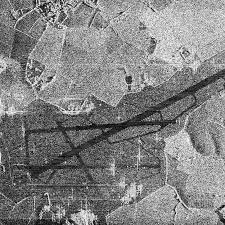
#> input picture dz_3/sar_3.jpg, 225 x 225 px
$ jupyter execute dz_3.ipynb
#> lines starting #> are read from the running program, lines starting #| are printed output that depends on the picture; after the words box and inside, x2 and y2 are one past the last pixel; in counts of white or black regions, pixels touching at a corner belong together
[cell 1]
import numpy as np
import cv2
import matplotlib.pyplot as plt
import math
from skimage.metrics import structural_similarity, mean_squared_error

[cell 2]
image = cv2.imread('sar_3.jpg')
#> image is the input picture: shape (225, 225, 3); min 0, max 255, mean 130.6
image_gray = cv2.cvtColor(image, cv2.COLOR_BGR2GRAY)

[cell 3]
# 1. Найти наиболее протяженный участок (линии Хафа)
bin_img = np.copy(image_gray)
threshold_value = 80
bin_img[image_gray < threshold_value] = 0
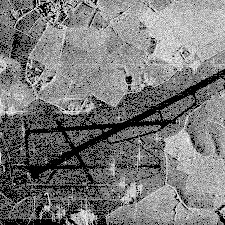
#> bin_img: shape (225, 225); min 0, max 255, mean 121.2
bin_img[image_gray >= threshold_value] = 255
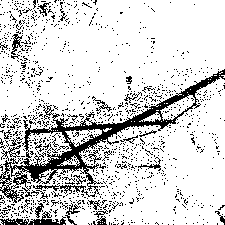
#> bin_img: shape (225, 225); 83.1% white; black in thin lines or dots

canny = cv2.Canny(bin_img, 0, 250, apertureSize=3)
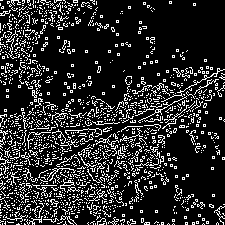
#> canny: shape (225, 225); 16.7% white in thin lines or dots
lines = cv2.HoughLines(canny, 1, np.pi / 180, threshold=110)
#> lines = [[172, 1.08]]

image_with_lines = image.copy()
max_length = 0
longest_line_params = None

if lines is not None:
    for i in range(len(lines)):
        rho = lines[i][0][0]
        theta = lines[i][0][1]
        a = math.cos(theta)
        b = math.sin(theta)
        x0 = a * rho
        y0 = b * rho

        pt1_temp = (int(x0 + 2000 * (-b)), int(y0 + 2000 * (a)))
        pt2_temp = (int(x0 - 2000 * (-b)), int(y0 - 2000 * (a)))
        length = math.sqrt((pt2_temp[0] - pt1_temp[0]) ** 2 + (pt2_temp[1] - pt1_temp[1]) ** 2)

        if length > max_length:
            max_length = length
            longest_line_params = (rho, theta)
#> this loop made 1 pass
#> (rho, theta, a, b, x0, y0, pt1_temp, pt2_temp) on pass 1: (172, 1.08, 0.469, 0.883, 80.75, 151.9, (-1685, 1090), (1846, -787))
#> after the loop, max_length = 3998.9

if longest_line_params is not None:
    rho, theta = longest_line_params
    a = math.cos(theta)
    b = math.sin(theta)
    x0 = a * rho
    y0 = b * rho

    pt1 = (int(x0 + 2000 * (-b)), int(y0 + 2000 * (a)))
#> pt1 = (-1685, 1090)
    pt2 = (int(x0 - 2000 * (-b)), int(y0 - 2000 * (a)))
#> pt2 = (1846, -787)

    cv2.line(image_with_lines, pt1, pt2, (0, 0, 255), 3, cv2.LINE_AA)
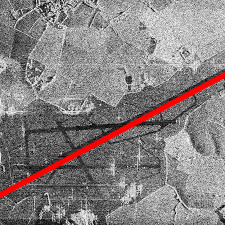
#> image_with_lines: shape (225, 225, 3); 3.35% of pixels changed, all inside (x1, y1, x2, y2) = (0, 71, 225, 199)
    print(f"Найдена линия длиной: {max_length:.2f} пикселей")
#| Найдена линия длиной: 3998.89 пикселей

[cell 4]
# 2. Исследование алгоритмов бинаризации для выделения дорожной полосы
_, thresh_otsu = cv2.threshold(image_gray, 0, 255, cv2.THRESH_BINARY + cv2.THRESH_OTSU)
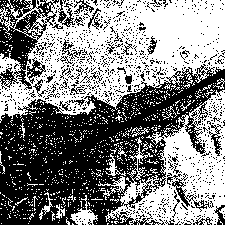
#> thresh_otsu: shape (225, 225); 51.4% white; 1013 black regions (974 under 20 px), largest, box (x1, y1, x2, y2) and area: (0, 64, 225, 225) 17840, (0, 0, 59, 90) 2187, (167, 173, 214, 212) 328
thresh_adaptive = cv2.adaptiveThreshold(image_gray, 255, cv2.ADAPTIVE_THRESH_GAUSSIAN_C,
                                        cv2.THRESH_BINARY, 51, 10)
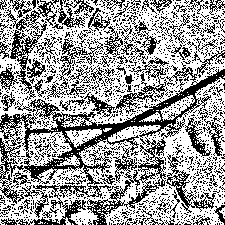
#> thresh_adaptive: shape (225, 225); 60.9% white; black in thin lines or dots

road_mask = thresh_adaptive == 0
#> road_mask: shape (225, 225) bool; 39.1% white in thin lines or dots
image_road = image.copy()
image_road[road_mask] = [0, 255, 0]
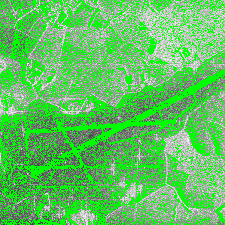
#> image_road: shape (225, 225, 3); mean B, G, R 95, 194.6, 95

[cell 5]
plt.figure(figsize=(12, 8))

plt.subplot(2, 2, 1)
plt.imshow(cv2.cvtColor(image, cv2.COLOR_BGR2RGB))
plt.title('Исходное изображение')
plt.axis('off')

plt.subplot(2, 2, 2)
plt.imshow(cv2.cvtColor(image_with_lines, cv2.COLOR_BGR2RGB))
plt.title('Наиболее протяженная линия (Хаф)')
plt.axis('off')

plt.subplot(2, 2, 3)
plt.imshow(thresh_otsu, cmap='gray')
plt.title('Бинаризация: Метод Оцу')
plt.axis('off')

plt.subplot(2, 2, 4)
plt.imshow(cv2.cvtColor(image_road, cv2.COLOR_BGR2RGB))
plt.title('Выделенная дорожная полоса')
plt.axis('off')

plt.tight_layout()
plt.show()
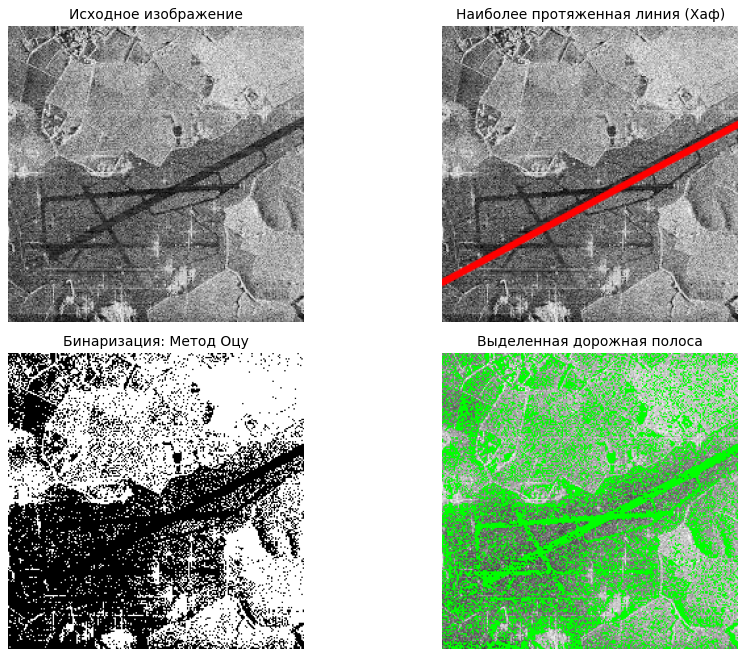
#> figure drawn by matplotlib, 4 panels

[cell 6]
mse_otsu = mean_squared_error(image_gray, thresh_otsu)
#> mse_otsu = 8263.7
mse_adaptive = mean_squared_error(image_gray, thresh_adaptive)
#> mse_adaptive = 10675.7

ssim_otsu = structural_similarity(image_gray, thresh_otsu)
#> ssim_otsu = 0.346
ssim_adaptive = structural_similarity(image_gray, thresh_adaptive)
#> ssim_adaptive = 0.382

if ssim_otsu > ssim_adaptive:
    best_method = "Оцу"
    best_ssim = ssim_otsu
else:
    best_method = "Адаптивная"
    best_ssim = ssim_adaptive
#> best_ssim = 0.382

print(f"Лучший метод: {best_method} (SSIM={best_ssim:.4f})")
#| Лучший метод: Адаптивная (SSIM=0.3822)

$ run again, with dz_3/sar_0.jpg copied over dz_3/sar_3.jpg
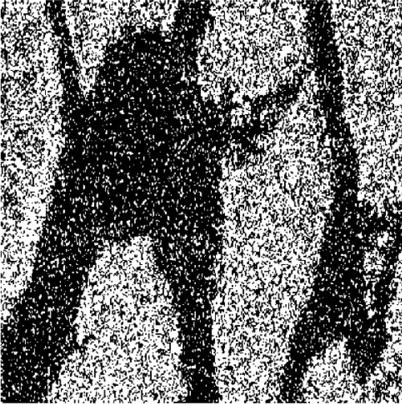
#> input picture dz_3/sar_0.jpg, 402 x 404 px
#> image is the input picture: shape (404, 402, 3); min 0, max 255, mean 108.3
#> `bin_img[image_gray >= threshold_value] = 255`:
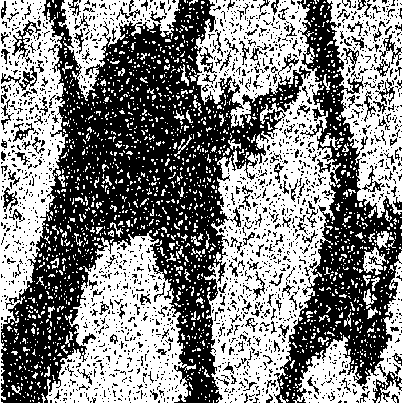
#> bin_img: shape (404, 402); 51.9% white; 2055 black regions (1862 under 20 px), largest, box (x1, y1, x2, y2) and area: (1, 0, 311, 403) 45612, (274, 0, 402, 403) 16249, (372, 364, 402, 403) 329
#> canny: shape (404, 402); 22.1% white in thin lines or dots
#> lines = 2833 rows, first 8: [284, 0.785], [296, 0.785], [-1, 2.36], [286, 0.785], [303, 0.785], [305, 0.785], [301, 0.785], [291, 0.785]
#> the loop `for i in range(len(lines)):` made 2833 passes
#> (rho, theta, a, b, x0, y0, pt1_temp, pt2_temp) on pass 1: (284, 0.785, 0.707, 0.707, 200.8, 200.8, (-1213, 1615), (1615, -1213))
#> after the loop `for i in range(len(lines)):`: max_length = 4000
#> pt1 = (246, 2000)
#> pt2 = (246, -2000)
#> image_with_lines: shape (404, 402, 3); 1.74% of pixels changed, all inside (x1, y1, x2, y2) = (243, 0, 250, 404)
#| Найдена линия длиной: 4000.00 пикселей
#> thresh_otsu: shape (404, 402); 42.8% white; 1833 white regions (1780 under 20 px), largest, box (x1, y1, x2, y2) and area: (0, 0, 402, 404) 42448, (327, 0, 402, 218) 7319, (195, 0, 310, 128) 6465
#> thresh_adaptive: shape (404, 402); 46.4% white; 1554 white regions (1303 under 20 px), largest, box (x1, y1, x2, y2) and area: (0, 0, 402, 404) 46163, (327, 0, 402, 219) 6998, (58, 0, 180, 101) 3422
#> `plt.show()`:
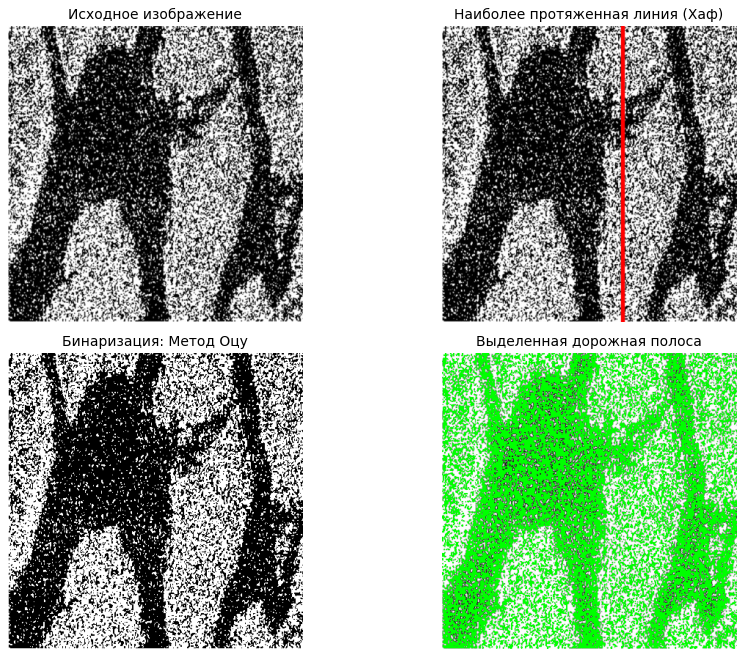
#> figure drawn by matplotlib, 4 panels
#> mse_otsu = 2945.5
#> mse_adaptive = 5137.9
#> ssim_otsu = 0.755
#> ssim_adaptive = 0.691
#> best_ssim = 0.755
#| Лучший метод: Оцу (SSIM=0.7552)

$ run again, with dz_3/sar_2.jpg copied over dz_3/sar_3.jpg
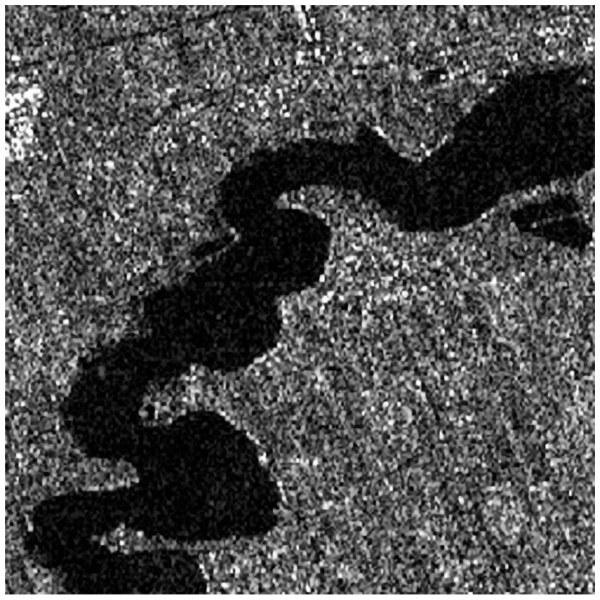
#> input picture dz_3/sar_2.jpg, 1200 x 1199 px (shown at 1/2 size)
#> image is the input picture: shape (1199, 1200, 3); min 0, max 255, mean 78.8
#> `bin_img[image_gray >= threshold_value] = 255`:
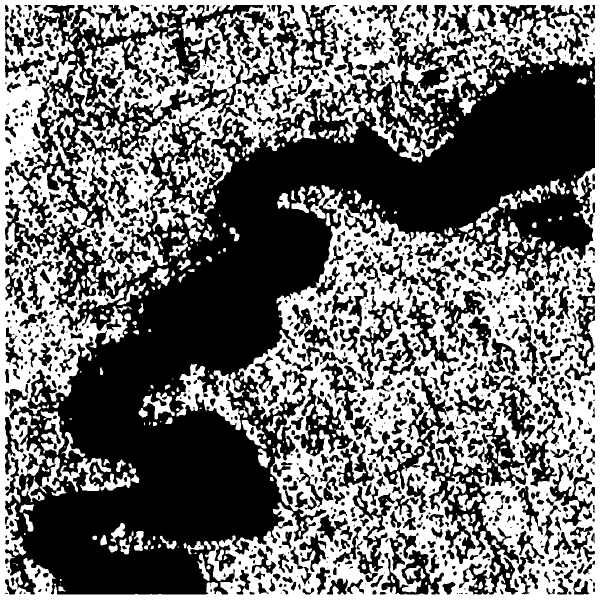
#> bin_img: shape (1199, 1200) (shown at 1/2 size); 44.5% white; 572 white regions (213 under 20 px), largest, box (x1, y1, x2, y2) and area: (0, 0, 1200, 1199) 556113, (351, 728, 489, 861) 6818, (663, 180, 846, 325) 5670
#> canny: shape (1199, 1200); 9.6% white in thin lines or dots
#> the loop `for i in range(len(lines)):` made 23687 passes
#> (rho, theta, a, b, x0, y0, pt1_temp, pt2_temp) on passes 1 to 2: (1188, 1.57, -4.37e-08, 1, -5.19e-05, 1188, (-2000, 1187), (1999, 1188)), (1189, 0, 1, 0, 1189, 0, (1189, 2000), (1189, -2000))
#> after the loop `for i in range(len(lines)):`: longest_line_params = (992, 0.332); max_length = 4000.2
#> `rho, theta = longest_line_params`: rho = 992; theta = 0.332
#> `a = math.cos(theta)`: a = 0.946
#> `b = math.sin(theta)`: b = 0.326
#> `x0 = a * rho`: x0 = 938
#> `y0 = b * rho`: y0 = 323
#> pt1 = (286, 2214)
#> pt2 = (1589, -1568)
#> image_with_lines: shape (1199, 1200, 3); 0.6% of pixels changed, all inside (x1, y1, x2, y2) = (633, 0, 1053, 1199)
#| Найдена линия длиной: 4000.17 пикселей
#> thresh_otsu: shape (1199, 1200); 35.9% white; 1180 white regions (370 under 20 px), largest, box (x1, y1, x2, y2) and area: (0, 0, 1200, 1199) 325347, (272, 37, 472, 215) 10790, (187, 246, 359, 460) 10202
#> thresh_adaptive: shape (1199, 1200); 62.1% white; 1955 black regions (880 under 20 px), largest, box (x1, y1, x2, y2) and area: (599, 446, 1082, 1189) 41867, (789, 10, 1190, 273) 25532, (242, 10, 677, 348) 22778
#> `plt.show()`:
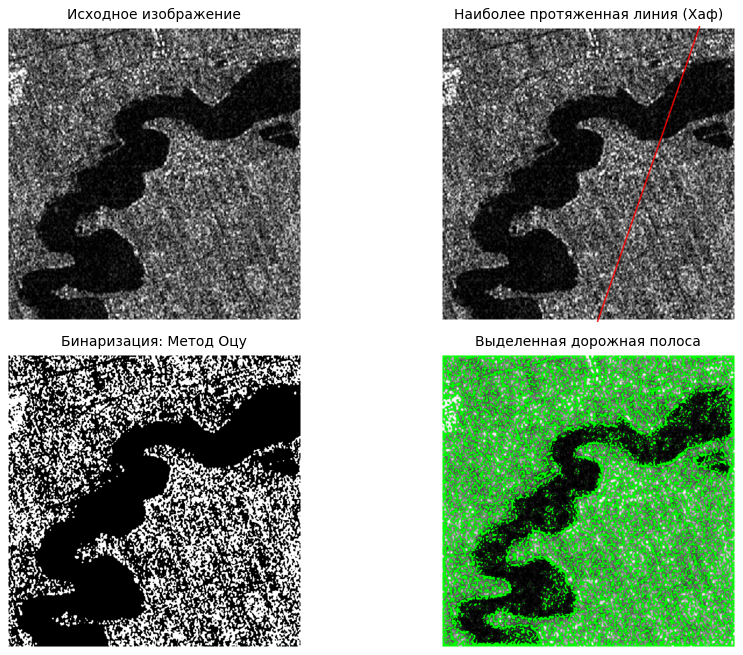
#> figure drawn by matplotlib, 4 panels
#> mse_otsu = 6718.5
#> mse_adaptive = 19665.5
#> ssim_otsu = 0.259
#> ssim_adaptive = 0.255
#> best_ssim = 0.259
#| Лучший метод: Оцу (SSIM=0.2595)
